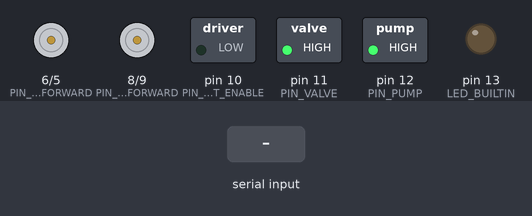
A sketch run on a simulated Arduino Uno, built with avr-gcc and run on an emulated ATmega328P. Parts: motor-driver pin pairs drawn as motors (green arrow = first pin HIGH = forward, orange = second pin HIGH = backward, longer = more drive, scaled by the enable pin), switched loads named in the sketch (green lamp = pin HIGH), output pins drawn as LEDs (lit = HIGH). The test bench sets the inputs (shaded band).

Above: at 1.2 s.
1.3 s: "p90\n" received over Serial
At 1.8 s:
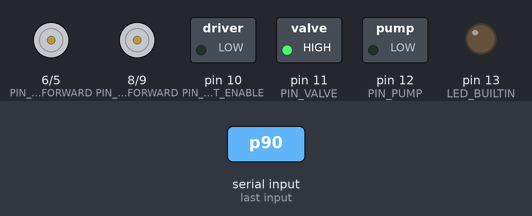
2.8 s: "v90\n" received over Serial
At 4.0 s:
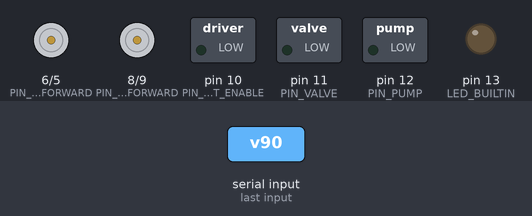
4.3 s: "f90\n" received over Serial
At 5.3 s:
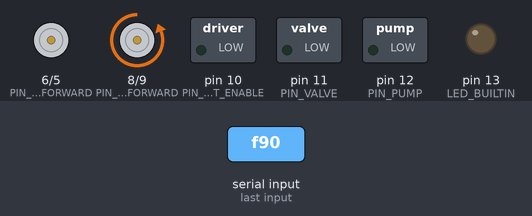
Timing chart, 0 to 7.3 s (numbered marks = the images above; inputs shaded):
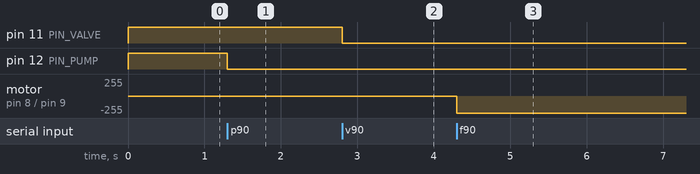

Measured:
- after the input at 1.3 s, pin 12 (PIN_PUMP): HIGH → LOW at once
- after the input at 2.8 s, pin 11 (PIN_VALVE): HIGH → LOW at once
- after the input at 4.3 s, motor on pin 8 (PIN_FRONT_FORWARD) / pin 9 (PIN_FRONT_BACKWARD): stopped → backward 255/255 at once

The sketch:

Train_control.ino
```cpp
#define PIN_PUMP 12
#define PIN_VALVE 11

#define PIN_FRONT_ENABLE 10
#define PIN_FRONT_FORWARD 8
#define PIN_FRONT_BACKWARD 9

#define PIN_REAR_ENABLE 7
#define PIN_REAR_FORWARD 6
#define PIN_REAR_BACKWARD 5

#define BUFF_SIZE 256

char buff[BUFF_SIZE];

static volatile int pump_on = false;
static volatile int valve_open = false;
static volatile double motor_speed = 0;

void setup()
{
  Serial.begin(115200);
  // initialize digital pin LED_BUILTIN as an output.
  pinMode(LED_BUILTIN, OUTPUT);

  pinMode(PIN_PUMP, OUTPUT);
  pinMode(PIN_VALVE, OUTPUT);

  pinMode(PIN_FRONT_ENABLE, OUTPUT);
  pinMode(PIN_FRONT_FORWARD, OUTPUT);
  pinMode(PIN_FRONT_BACKWARD, OUTPUT);

  pinMode(PIN_REAR_ENABLE, OUTPUT);
  pinMode(PIN_REAR_FORWARD, OUTPUT);
  pinMode(PIN_REAR_BACKWARD, OUTPUT);

}

// the loop function runs over and over again forever
void loop()
{
  // delay(1000);                      // wait for a second
  // delay(1000);                      // wait for a second

  // digitalWrite(LED_BUILTIN, HIGH);  // turn the LED on (HIGH is the voltage level)
  // digitalWrite(PIN_PUMP, HIGH);
  // delay(1000);
  // digitalWrite(PIN_PUMP, LOW);
  // digitalWrite(LED_BUILTIN, LOW);   // turn the LED off by making the voltage LOW
  // delay(1000);
  // forward(255);
  // delay(1000);

  // digitalWrite(PIN_PUMP, (int) (!pump_on));
  // digitalWrite(PIN_VALVE, (int) (!valve_open));

  if (pump_on) {
    turn_pump_on();
  } else {
    turn_pump_off();
  }

  if (valve_open) {
    set_valve_open();
  } else {
    set_valve_close();
  }

  serialEvent();
}

void serialEvent()
{
  if (Serial.available()) {
    char command = Serial.peek();
    String str = Serial.readStringUntil('\n');
    // Serial.println(command);
    // Serial.println(str);

    switch (command) {
      case 'p':
        memset(buff, '\0', sizeof(char));
        str.toCharArray(buff, BUFF_SIZE);
        sscanf(buff, "p %d", &pump_on);
        break;

      case 'v':
        memset(buff, '\0', sizeof(char));
        str.toCharArray(buff, BUFF_SIZE);
        sscanf(buff, "v %d", &valve_open);
        break;


      case 'f':
        memset(buff, '\0', sizeof(char));
        str.toCharArray(buff, BUFF_SIZE);
        sscanf(buff, "f %lf", &motor_speed);
        forward(motor_speed);

      case 'b':
        memset(buff, '\0', sizeof(char));
        str.toCharArray(buff, BUFF_SIZE);
        sscanf(buff, "b %lf", &motor_speed);
        backward(motor_speed);

      default:
        break;
    }
  }
}

void forward(int speed) {
  digitalWrite(PIN_FRONT_FORWARD, HIGH);
  digitalWrite(PIN_FRONT_BACKWARD, LOW);
  analogWrite(PIN_FRONT_ENABLE, speed);

  digitalWrite(PIN_REAR_FORWARD, HIGH);
  digitalWrite(PIN_REAR_BACKWARD, LOW);
  analogWrite(PIN_REAR_ENABLE, speed);
}

void backward(int speed) {
  digitalWrite(PIN_FRONT_FORWARD, LOW);
  digitalWrite(PIN_FRONT_BACKWARD, HIGH);
  analogWrite(PIN_FRONT_ENABLE, speed);

  digitalWrite(PIN_REAR_FORWARD, LOW);
  digitalWrite(PIN_REAR_BACKWARD, HIGH);
  analogWrite(PIN_REAR_ENABLE, speed);
}

void turn_pump_on() {
  digitalWrite(PIN_PUMP, LOW);
}

void turn_pump_off() {
  digitalWrite(PIN_PUMP, HIGH);
}

void set_valve_open() {
  digitalWrite(PIN_VALVE, LOW);
}

void set_valve_close() {
  digitalWrite(PIN_VALVE, HIGH);
}
```
